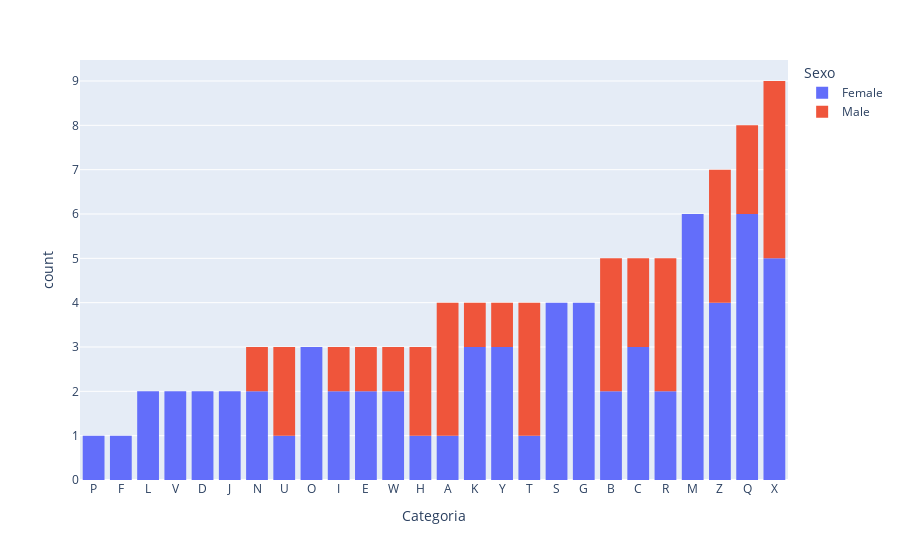

Here is the notebook cell this chart was saved with:
### Code cell
fig = px.histogram(df, x='Categoria', color='Sexo')
fig.update_xaxes(categoryorder='total ascending')
fig.show()

### Figure 1 — Plotly figure (JSON) as saved in the notebook; plotly's stock layout.template omitted (floating-point values rounded to 4 significant figures)
{"data": [{"alignmentgroup": "True", "bingroup": "x", "hovertemplate": "Sexo=Female<br>Categoria=%{x}<br>count=%{y}<extra></extra>", "legendgroup": "Female", "marker": {"color": "#636efa", "pattern": {"shape": ""}}, "name": "Female", "offsetgroup": "Female", "orientation": "v", "showlegend": true, "type": "histogram", "x": ["L", "A", "N", "P", "U", "V", "F", "O", "D", "V", "K", "Q", "Q", "J", "Y", "B", "D", "Z", "X", "Q", "T", "Y", "I", "Q", "Z", "M", "S", "G", "S", "M", "X", "Z", "X", "X", "M", "X", "K", "Q", "M", "L", "S", "S", "O", "C", "G", "G", "R", "C", "K", "B", "N", "J", "M", "O", "E", "M", "Z", "R", "Y", "E", "W", "Q", "C", "I", "G", "W", "H"], "xaxis": "x", "yaxis": "y"}, {"alignmentgroup": "True", "bingroup": "x", "hovertemplate": "Sexo=Male<br>Categoria=%{x}<br>count=%{y}<extra></extra>", "legendgroup": "Male", "marker": {"color": "#EF553B", "pattern": {"shape": ""}}, "name": "Male", "offsetgroup": "Male", "orientation": "v", "showlegend": true, "type": "histogram", "x": ["A", "X", "E", "R", "C", "U", "I", "Z", "N", "H", "Q", "R", "X", "W", "X", "Z", "U", "T", "B", "T", "A", "R", "T", "X", "Q", "B", "A", "C", "H", "Y", "Z", "K", "B"], "xaxis": "x", "yaxis": "y"}], "layout": {"barmode": "relative", "legend": {"title": {"text": "Sexo"}, "tracegroupgap": 0}, "margin": {"t": 60}, "xaxis": {"anchor": "y", "categoryorder": "total ascending", "domain": [0, 1], "title": {"text": "Categoria"}}, "yaxis": {"anchor": "x", "domain": [0, 1], "title": {"text": "count"}}}}
